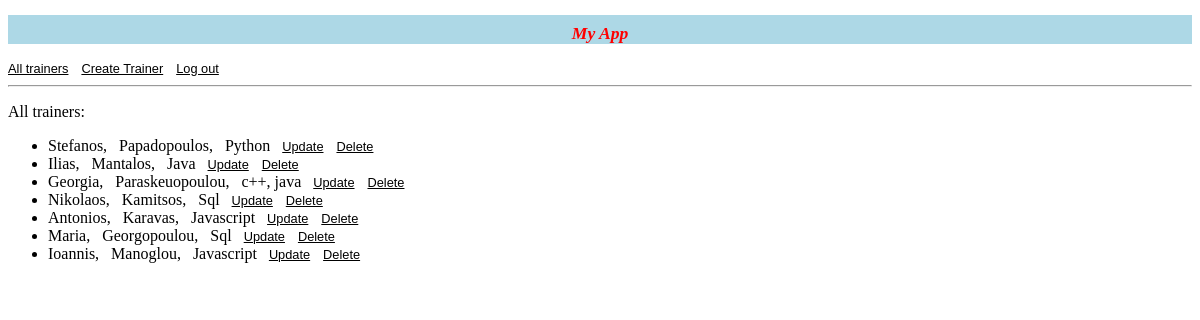
/trainer/home/, run on the app's committed database.
### trainer/models.py (models this page shows)
class Trainer(models.Model):
    firstName = models.CharField(max_length=40)
    lastName = models.CharField(max_length=40)
    subject = models.CharField(max_length=40)

### trainer/views.py (the view)
# urls.py: path('home/', views.home, name = 'home'),
def home(request):
    all_trainers_list = Trainer.objects.all()
    context = {'all_trainers_list' : all_trainers_list}
    return render(request, 'trainer/home.html', context)

### trainer/templates/trainer/home.html (shortened to what this page needs)
{% extends "trainer/base.html" %}
{% block content %}
     <p>All trainers:</p>
     {% if all_trainers_list %}
          <ul>
            {% for trainer in all_trainers_list %}
                <li>
                    <span class = "trainer_firstName">{{ trainer.firstName }}, </span>
                    <span class = "trainer_lastName">{{ trainer.lastName }}, </span>
                    <span class = "trainer_subject">{{ trainer.subject }}  </span>
                    <span><a href="/trainer/edit/{{ trainer.id }}">Update</a></span>
                    <span><a href="/trainer/delete/{{ trainer.id }}">Delete</a></span>
                </li>
                {% endfor %}
            </ul>
        {% else %}
            <p>No trainers added.</p>
        {% endif %}
{% endblock %}

### trainer/templates/trainer/base.html (shortened to what this page needs)
<!DOCTYPE html>
<html>
<head>
    {% load static %}
    <link rel = "stylesheet" type = "text/css" href="{% static 'trainer/css/main.css' %}">
</head>
<body>
    <div id = "logo">
        <h2>My App</h2>
    </div>
    <span id = "linkbar">
        {% block linkbar %}
            <a href = "/trainer/home/">All trainers</a>
            <a href = "/trainer/create_trainer/">Create Trainer</a>
            <a href = "/trainer/logout/">Log out</a>
        {% endblock %}
    </span>
    <hr>
    <div id = "content">
        {% block content %} {% endblock %}
    </div>
</body>
</html>

### trainer/static/trainer/css/main.css (style rules this page uses)
h2 { color : red; background-color: lightblue; font-family: Georgia, 'Times New Roman', Times, serif; font-size: 1.1em; padding-top: 0.5em; text-align: center; font-style: italic; }
a { color: black; padding-right: 0.7em; font-family: Verdana, Geneva, Tahoma, sans-serif; font-size: 0.8em; }
.trainer_firstName, .trainer_lastName, .trainer_subject { padding-right: 0.5em; color: black; }

### data on the page
Trainer: firstName "Stefanos", lastName "Papadopoulos", subject "Python"
Trainer: firstName "Ilias", lastName "Mantalos", subject "Java"
Trainer: firstName "Georgia", lastName "Paraskeuopoulou", subject "c++, java"
Trainer: firstName "Nikolaos", lastName "Kamitsos", subject "Sql"
Trainer: firstName "Antonios", lastName "Karavas", subject "Javascript"
Trainer: firstName "Maria", lastName "Georgopoulou", subject "Sql"
Trainer: firstName "Ioannis", lastName "Manoglou", subject "Javascript"
